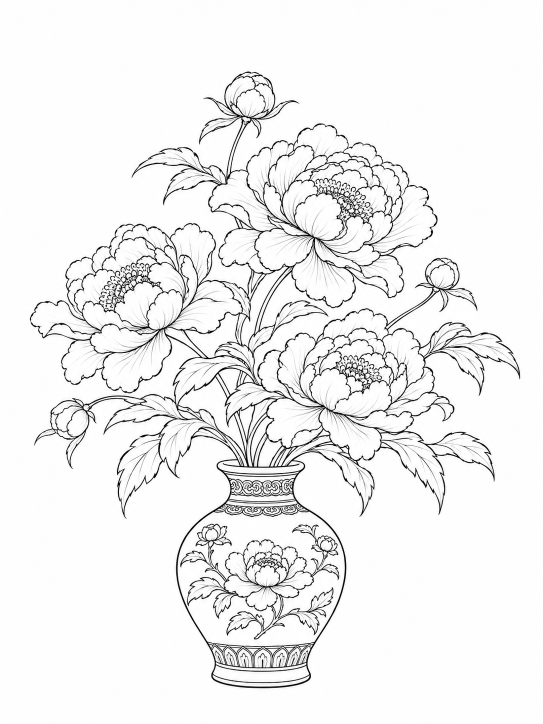
#> input picture projects/peony_masters_20261108/lineart/base.png, 1086 x 1448 px, found by its file name (shown at 1/2 size)
$ python poster_s2.py ../lineart/base.png
#> lines starting #> are read from the running program, lines starting #| are printed output that depends on the picture
import sys
from PIL import Image, ImageDraw, ImageFont, ImageFilter
d = sys.argv[1]
F = '/tmp/claude-0/-home-user-Gemini-2-5/c96cf704-d013-5c2a-be1f-2857f80af15a/scratchpad/fonts/LXGWWenKai-Regular.ttf'
f = lambda s: ImageFont.truetype(F, s)
W, H = 2400, 3200
BG, INK, SUB, ACC = (246, 241, 230), (40, 32, 28), (110, 98, 88), (168, 48, 70)
P = Image.new('RGB', (W, H), BG); dr = ImageDraw.Draw(P)
#> after `P = Image.new('RGB', (W, H), BG)`:
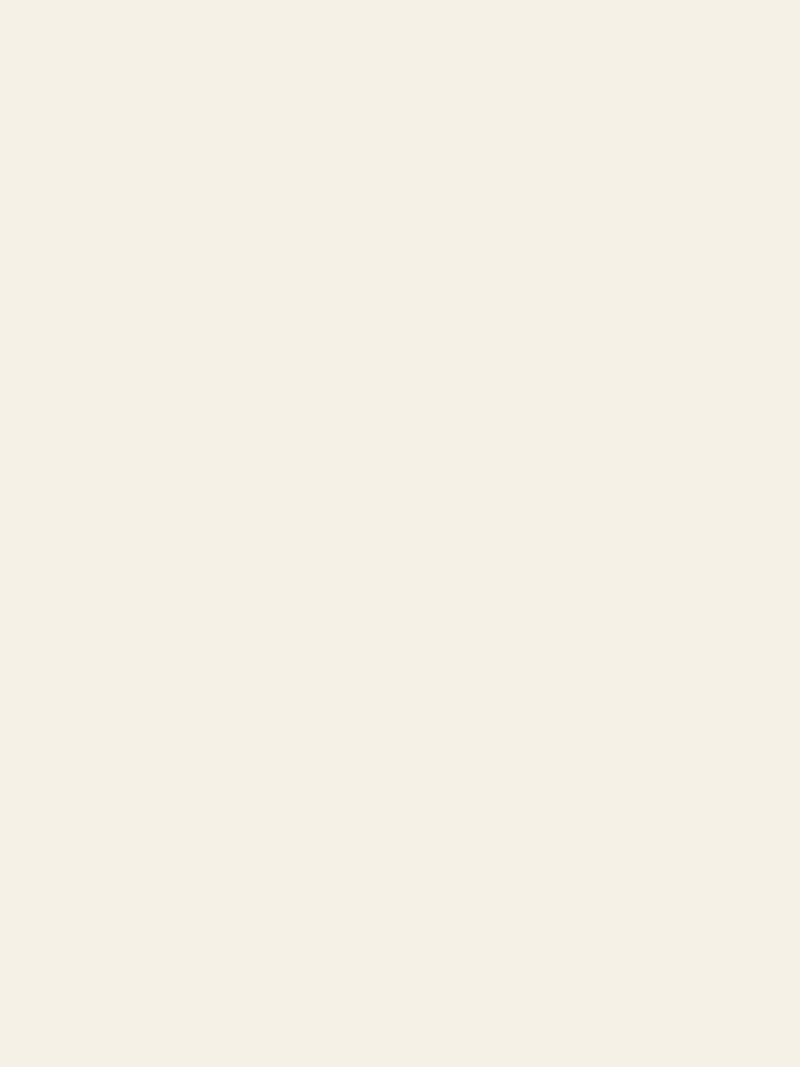
#> P: PIL image 2400x3200 RGB (shown at 1/3 size); mean R, G, B 246, 241, 230
items = [
  ('base.png',                 '线稿底图',   'Line Art',          '—',          '共同的出发点', '所有作品使用同一张线稿'),
  ('peony_gauguin.png',        '高更',       'Paul Gauguin',      '1848–1903', '后印象派',     '平涂色带与深色勾边'),
  ('peony_seurat.png',         '修拉',       'Georges Seurat',    '1859–1891', '点彩派',       '纯色小点在眼中混色'),
  ('peony_chagall.png',        '夏加尔',     'Marc Chagall',      '1887–1985', '超现实主义',   '蓝夜、月亮与倒飘的房子'),
  ('peony_schiele.png',        '席勒',       'Egon Schiele',      '1890–1918', '表现主义',     '神经质的线与白色光边'),
  ('peony_magritte.png',       '马格利特',   'René Magritte',     '1898–1967', '超现实主义',   '“这不是一朵牡丹”'),
  ('peony_rothko.png',         '罗斯科',     'Mark Rothko',       '1903–1970', '色域绘画',     '牡丹化入发光的色块'),
  ('peony_frida.png',          '弗里达',     'Frida Kahlo',       '1907–1954', '墨西哥民间',   '热带大叶与墨西哥粉'),
  ('peony_lichtenstein.png',   '利希滕斯坦', 'Roy Lichtenstein',  '1923–1997', '波普艺术',     '漫画网点与对话气泡'),
  ('peony_warhol.png',         '沃霍尔',     'Andy Warhol',       '1928–1987', '波普艺术',     '四联丝网印刷荧光色'),
  ('peony_kusama.png',         '草间弥生',   'Yayoi Kusama',      '1929–',     '当代艺术',     '无处不在的波点'),
  ('peony_hockney.png',        '霍克尼',     'David Hockney',     '1937–',     '当代 / 波普',  '加州阳光与泳池波纹'),
]
# ---- faint ink-wash peony behind the title (from the line art)
import numpy as np
from PIL import ImageChops
base = Image.open(f'{d}/base.png').convert('L'); cls = np.asarray(Image.open(f'{d}/cls.png'))
#> (the run stopped early here; a loop or call above may not have finished)
